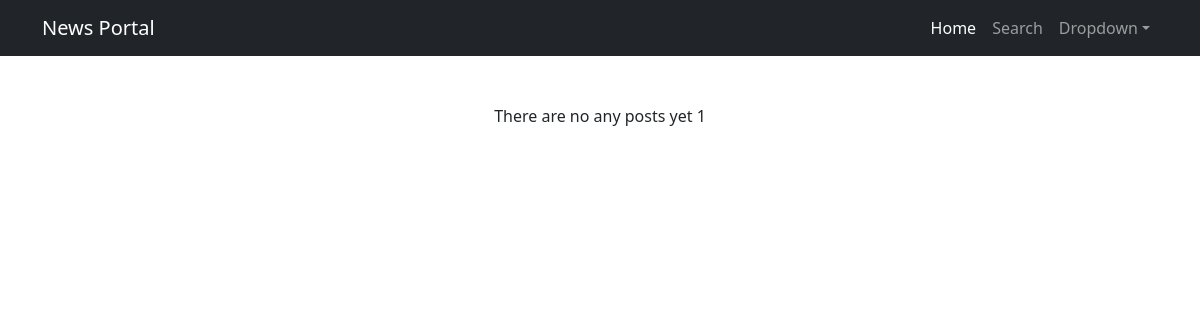
Before: /news/ with the older database file.
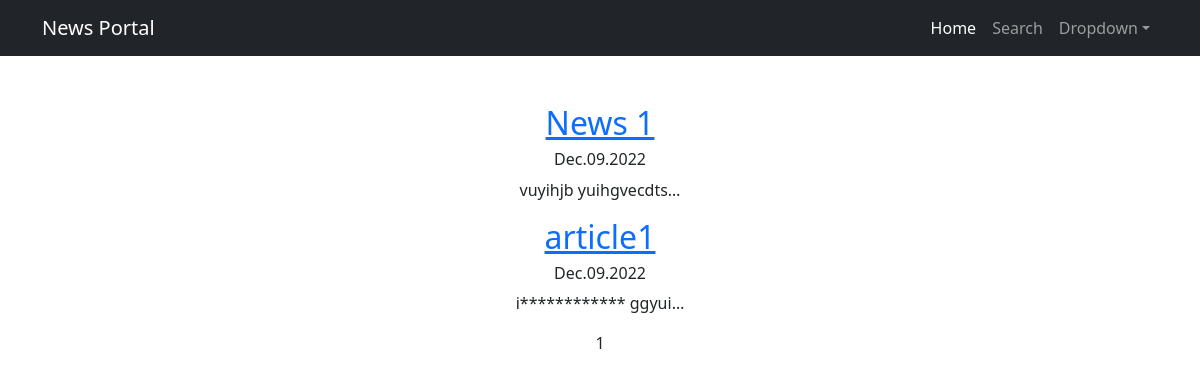
After: the same page with the newer database file.
### news/models.py (models this page shows, shortened)
class Post(models.Model):
    author = models.ForeignKey(Author, on_delete=models.CASCADE)
    post_type = models.CharField(max_length=1, choices=[
                                     ('N', 'news'),
                                     ('A', 'article')
                                 ], default='N')
    date = models.DateTimeField(auto_now_add=True)
    category = models.ManyToManyField(Category, through='PostCategory')
    title = models.CharField(max_length=255)
    text = models.TextField()
    rating = models.PositiveIntegerField()

### news/views.py (the view)
# urls.py: path('news/', views.PostListView.as_view(), name='post_list'),
class PostListView(ListView):
    queryset = Post.objects.order_by('-date')
    paginate_by = 2

### news/templatetags/custom_filters.py (called while the page is built)
@register.filter()
def censor(s):
    words = s.split(' ')
    for word_num in range(len(words)):
        if words[word_num].lower() in censored_list:
            if type(words[word_num]) is not str:
                raise TypeError('Censored word must be a string')
            for sym_num in range(1, len(words[word_num])):
                words[word_num] = words[word_num].replace(words[word_num][sym_num], "*")
    s = ' '.join(words)
    return s

### templates/news/post_list.html (shortened to what this page needs)
{% extends 'news/default.html' %}
{% load custom_filters %}
{% load custom_tags %}
{% block content %}
    {% for post in post_list %}
        <div>
            <h2><a href="{% url 'post_detail' post.pk %}">{{ post.title|censor }}</a></h2>
            <h6>{{ post.date|date:'M.d.Y' }}</h6>
            <p>{{ post.text|truncatechars:20|censor }}
        </div>
    {% empty %}
    <p>There are no any posts yet
    {% endfor %}
    {{ page_obj.number }}
{% endblock content %}

### templates/news/default.html (shortened to what this page needs)
<!DOCTYPE html>
{% load static %}
<html lang="en">
    <head>
        <link href="{% static 'css/styles.css' %}" rel="stylesheet" />
    </head>
    <body>
        <nav class="navbar navbar-expand-lg navbar-dark bg-dark">
            <div class="container">
                <a class="navbar-brand" href="/news/">News Portal</a>
                <div class="collapse navbar-collapse" id="navbarSupportedContent">
                    <ul class="navbar-nav ms-auto mb-2 mb-lg-0">
                        <li class="nav-item"><a class="nav-link active" aria-current="page" href="/news">Home</a></li>
                        <li class="nav-item"><a class="nav-link" href="/news/search">Search</a></li>
                        <li class="nav-item dropdown">
                            <a class="nav-link dropdown-toggle" id="navbarDropdown" href="#" role="button" data-bs-toggle="dropdown" aria-expanded="false">Dropdown</a>
                        </li>
                    </ul>
                </div>
            </div>
        </nav>
        <div class="container">
            <div class="text-center mt-5">
                {% block content %}{% endblock content %}
            </div>
        </div>
    </body>
</html>

Changed rows visible on the page:
added Post: title|censor "News 1", date "Dec.09.2022", text|censor "vuyihjb yuihgvecdts…"
added Post: title|censor "article1", date "Dec.09.2022", text|censor "i************ ggyui…"
Other visible differences:
text no longer shown: "There are no any posts yet"
